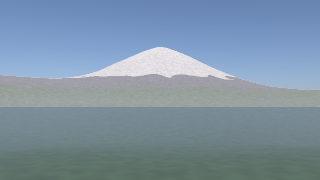
#> input picture renderer/goldens/clear.png, 320 x 180 px
$ python -i skyline.py   (imports and definitions only)
#> lines starting #> are read from the running program, lines starting #| are printed output that depends on the picture
"""The sky in a clear frame, and the skyline check of the pose (PRD §8.5 steps 6 and 7).

**Sky (segmentation).** In a clear-sky frame the sky is the blue region connected to the top
edge: pixels whose blue-red contrast ``(B − R) / (B + R + 1)`` exceeds ``blue_min`` and whose
blue channel exceeds ``blue_floor``, opened once to drop single pixels, the components that
touch the top row kept, and holes filled. Snow in shade is bluish too, which is why only the
region connected to the top counts. Trees standing against the sky are excluded by it, so this
mask is the plate's sky mask (the DEM knows no trees).

**Skyline check, per band** (:func:`band_skyline_check`). For each column the observed skyline
is the first non-sky row. Every column of the frame is given to the band whose terrain forms
the DEM's skyline there (the first terrain row of the full-resolution DEM view through the
solved pose, after occluders), and each band is checked over **all** its columns, so no part of
a band escapes the check. A column whose DEM skyline lies behind an occluder or on terrain in
no band belongs to no band; within a band's columns, those whose observed skyline is a tree top
(dark just below it) or touches the frame's foot are counted and left out, with the reason. The
median, 90th-percentile and largest absolute differences are reported in pixels and degrees;
they are a check, not an input to the fit. A band passes when the 90th percentile is within the
spec's bar; a band with no checkable column is reported as unchecked, not passed.
"""

from __future__ import annotations

from dataclasses import dataclass
from typing import Any

import numpy as np
from numpy.typing import NDArray
from scipy import ndimage

from .camera import Pose, pixels_per_degree
from .dem import DemView

__all__ = ["BandSkyline", "band_skyline_check", "observed_skyline", "sky_segmentation"]


def sky_segmentation(
    rgb: NDArray[np.uint8], *, blue_min: float = 0.08, blue_floor: float = 90.0
) -> NDArray[np.bool_]:
    """Boolean sky mask of a clear-sky RGB frame (see the module docstring)."""
    a = rgb.astype(np.float64)
    r, b = a[..., 0], a[..., 2]
    candidate = ((b - r) / (b + r + 1.0) > blue_min) & (b > blue_floor)
    candidate = ndimage.binary_opening(candidate, iterations=1)
    labels, _ = ndimage.label(candidate)
    top = np.unique(labels[0][labels[0] > 0])
    sky = np.isin(labels, top)
    return np.asarray(ndimage.binary_fill_holes(sky), dtype=bool)


# [6 lines left out: function observed_skyline, not called in this run]


@dataclass(frozen=True)
class BandSkyline:
    """One band's DEM skyline against the observed skyline, over every column it owns."""

    band: str
    columns_owned: int
    columns_checked: int
    columns_skipped: dict[str, int]
    x_range: tuple[int, int] | None
    abs_px: tuple[float, float, float] | None  # median, 90th percentile, max
    bias_px: float | None
    px_per_deg: float
    bar_p90_deg: float
    worst_columns: tuple[tuple[int, float], ...]

    # [98 lines left out: functions passes, to_dict, band_skyline_check, not called in this run]

>>> import cv2
>>> picture = cv2.imread('../../../renderer/goldens/clear.png', cv2.IMREAD_GRAYSCALE)
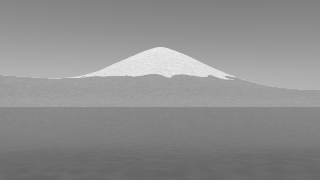
#> picture: shape (180, 320); min 99, max 236, mean 142.3
>>> result = sky_segmentation(picture)
#> in sky_segmentation, `r, b = a[..., 0], a[..., 2]`: r = 180 values, max 179 at index 74, min 105 at index 165, mean 142; b = 180 values, max 179 at index 74, min 106 at index 162, mean 141.9
#> in sky_segmentation, `labels, _ = ndimage.label(candidate)`: labels = 180 values from 0 to 0
#> in sky_segmentation, `top = np.unique(labels[0][labels[0] > 0])`: top = empty array

$ run again, on renderer/goldens/low-deck.png
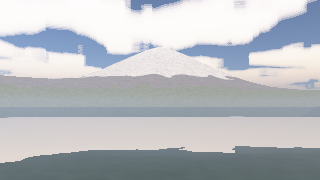
#> input picture renderer/goldens/low-deck.png, 320 x 180 px
#> `picture = cv2.imread('../../../renderer/goldens/clear.png', cv2.IMREAD..`:
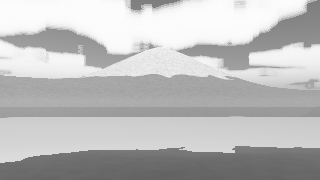
#> picture: shape (180, 320); min 99, max 252, mean 188
#> r = 180 values, max 252 at index 2, min 107 at index 179, mean 202.1; b = 180 values, max 252 at index 3, min 107 at index 178, mean 201.9
#> labels = 180 values from 0 to 0
#> top = empty array
